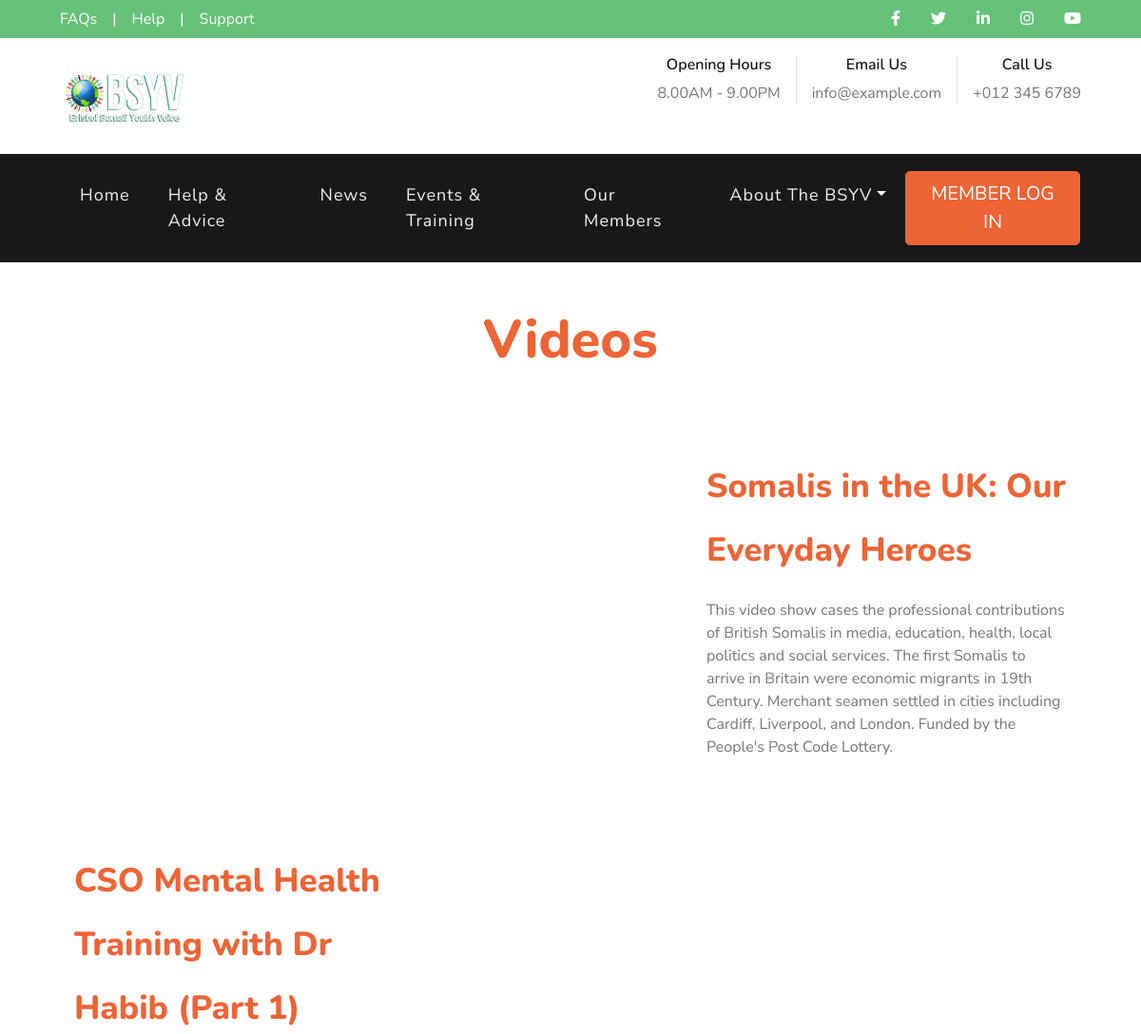
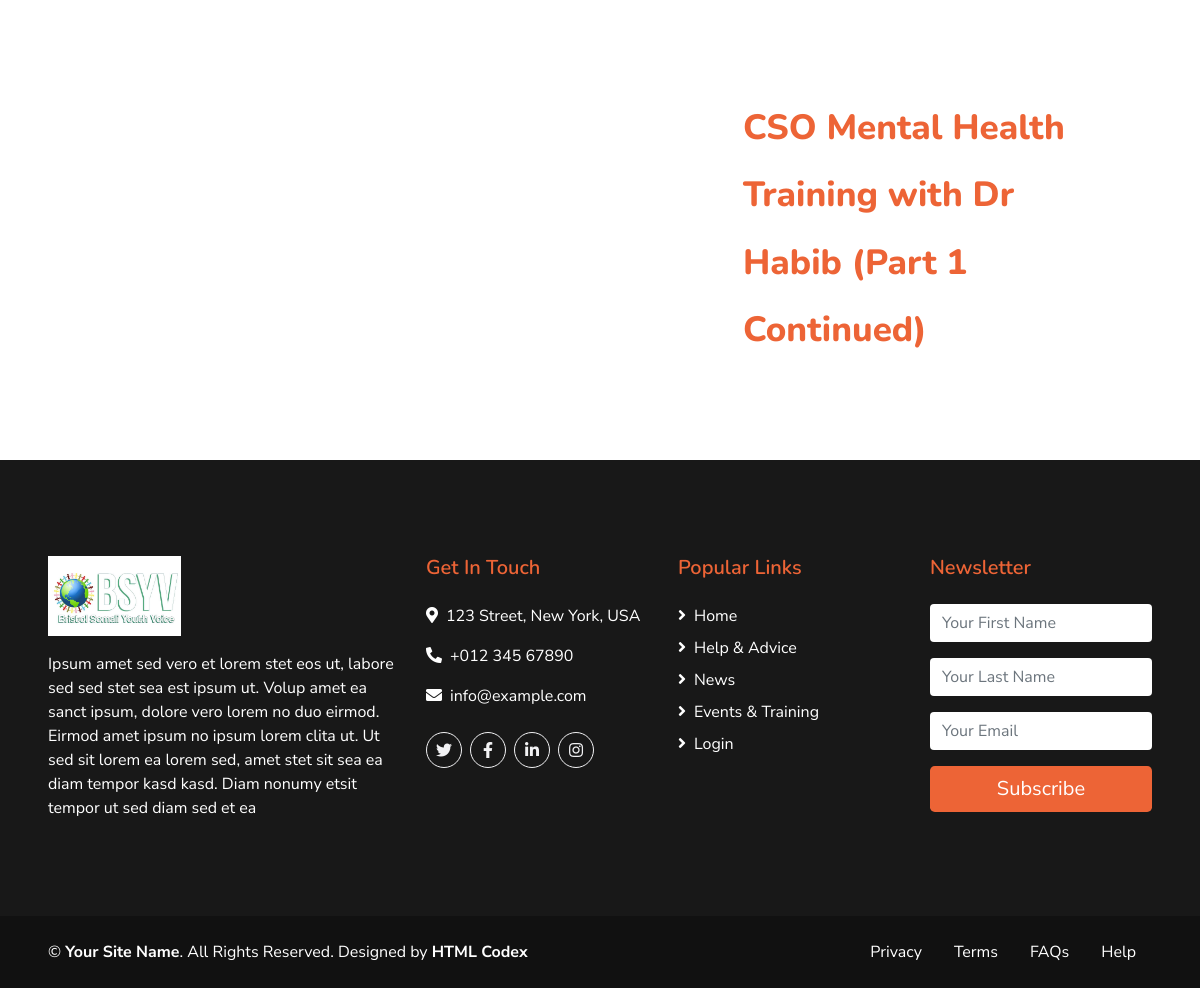
/video, run on the app's committed database (2 pictures, top to bottom).
### community/models.py (models this page shows, shortened)
class videos_table(models.Model):
    class Meta:
        verbose_name_plural = 'videos Table'
    title = models.CharField(max_length=255)
    video_url_link = EmbedVideoField()
    short_description = models.TextField(blank=True, null=True)
    Time = models.DateTimeField(default=datetime.now(), blank=True)

### community/views.py (the view)
# urls.py: path('video', views.all_videos, name="all_videos"),
def all_videos(request):
    all_videos_var = videos_table.objects.all()
    context = {'all_videos_var':all_videos_var}
    return render(request, 'all_videos.html', context)

### templates/all_videos.html (shortened to what this page needs)
{% extends 'base.html' %}
{% load embed_video_tags %}
{% load static %}
{% block body %}
    <div class="d-flex flex-column text-center mb-5 pt-5">
        <h2 class="display-4 m-0"><span class="text-primary">Videos</span></h2>
    </div>
    {% if all_videos_var %}
    {% for last_video in all_videos_var %}
    {% if last_video.id|divisibleby:2 %}
    <div class="container py-3">
        <div class="row py-3">
            <div class="col-lg-5 pb-3 pb-lg-0 px-3 px-lg-5">
                <h1 class="display-4 mb-4"><span class="text-primary"><span style="font-size:35px;">{{ last_video.title }}</span></span></h1>
            </div>
            <div class="col-lg-7">
            </div>
        </div>
    </div>
    {% else %}
    <div class="container py-3">
        <div class="row py-3">
            <div class="col-lg-7">
            </div>
            <div class="col-lg-5 pb-3 pb-lg-0 px-3 px-lg-5">
                <h1 class="display-4 mb-4"><span class="text-primary"><span style="font-size:35px;">{{ last_video.title }}</span></span></h1>
                <p class="mb-4">{{ last_video.short_description }}</p>
            </div>
        </div>
    </div>
    {% endif %}
    {% endfor %}
    {% else %}
    Nothing to show
    {% endif %}
{% endblock %}

### data on the page
videos_table: title "Somalis in the UK: Our Everyday Heroes", short_description "This video show cases the professional contributions of British Somalis in media, education, health, local politics and social services. The first Somalis to arrive in Britain were economic migrants in 19th Century. Merchant seamen settled in cities including Cardiff, Liverpool, and London. Funded by the People's Post Code Lottery."
videos_table: title "CSO Mental Health Training with Dr Habib (Part 1)"
videos_table: title "CSO Mental Health Training with Dr Habib (Part 1 Continued)"
